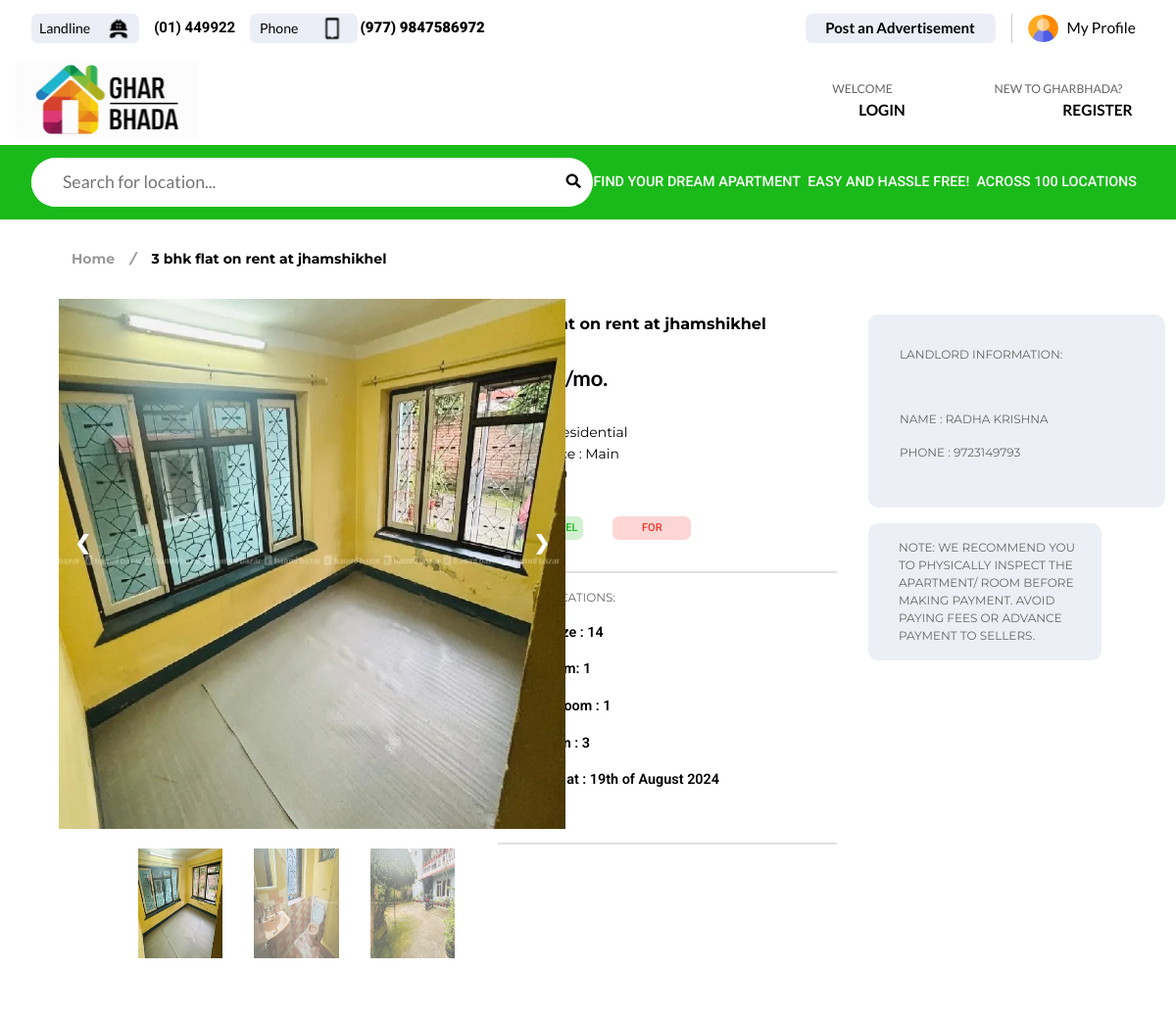
The page /components/SinglePost.php?post_id=19 (upper part) on the database as committed earlier.
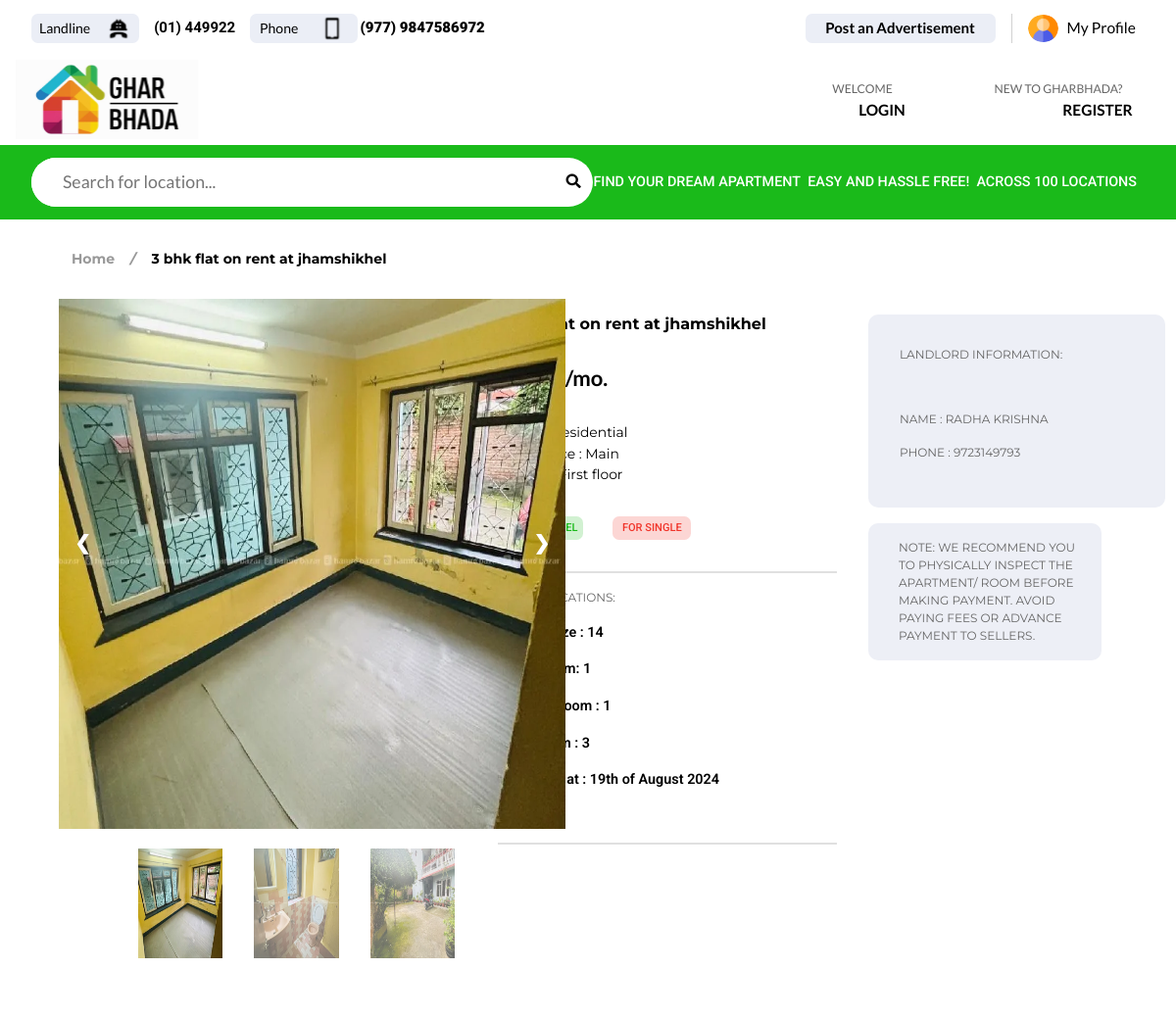
The same page on the database as committed later.
### tables this page shows
CREATE TABLE `posts` (
  `id` int(11) NOT NULL,
  `user_id` int(11) NOT NULL,
  `name` varchar(255) NOT NULL,
  `phone_number` varchar(20) NOT NULL,
  `title` varchar(255) NOT NULL,
  `rent` decimal(10,2) NOT NULL,
  `location` varchar(255) NOT NULL,
  `type` enum('residential','commercial') NOT NULL,
  `floor` varchar(40) DEFAULT NULL,
  `entrance` varchar(255) NOT NULL,
  `for_whom` enum('family','single') NOT NULL,
  `road_size` int(11) NOT NULL,
  `bedrooms` int(11) NOT NULL,
  `living_rooms` int(11) NOT NULL,
  `restrooms` int(11) NOT NULL,
  `image1` varchar(255) DEFAULT NULL,
  `image2` varchar(255) DEFAULT NULL,
  `image3` varchar(255) DEFAULT NULL,
  `description` text NOT NULL,
  `created_at` timestamp NOT NULL DEFAULT current_timestamp(),
  `updated_at` timestamp NOT NULL DEFAULT current_timestamp() ON UPDATE current_timestamp()
);

### Models/PostCRUDModel.php (called while the page is built, shortened)
<?php
class PostCRUD
{
    private $db;
    public function __construct($db)
    {
        $this->db = $db;
    }
    public function getSinglePost($id)
    {
        $query = "SELECT * FROM Posts WHERE id = ?";
        $stmt = $this->db->prepare($query);
        $stmt->bind_param('i', $id);
        $stmt->execute();
        $result = $stmt->get_result();
        $post = $result->fetch_assoc();
        return $post;
    }
}
?>

### components/SinglePost.php (the view, shortened to what this page needs)
<?php
require_once '../Models/PostCRUDModel.php';
require_once '../Database/DatabaseConnection.php';
$PostCRUDModel = new PostCRUD($db);
if (isset($_GET['post_id'])) {
    $id = $_GET['post_id'];
    $SinglePost = $PostCRUDModel->getSinglePost($id);
} else {
    echo "No post ID provided.";
    exit();
}
function formatDate($dateString) {
  $date = new DateTime($dateString);
  return $date->format('jS \of F Y');
}
$formattedDate = formatDate($SinglePost['created_at']);
?>
<!DOCTYPE html>
<html lang="en">
<head>
    <link rel="stylesheet" href="../css/style.css">
    <link rel="stylesheet" href="../css/login.css">
    <link rel="stylesheet" href="../css/SinglePost.css">
</head>
<body>
    <?php
        include 'header.php';
    ?>
     <section id="SinglePost">
        <div id="pageLocation">
            <p id="pageLocationText">Home <i>/</i> <b><?php echo($SinglePost['title']) ?></b></p>
        </div>
        <div id="SinglePostMain">
            <div id="SinglePostInfo">
                <div id="SinglePostImage">
                    <div class="container">
                        <div class="mySlides">
                          <img src="<?php echo($SinglePost['image1']) ?>" class="SlideMain">
                        </div>
                        <a class="prev" onclick="plusSlides(-1)">❮</a>
                        <a class="next" onclick="plusSlides(1)">❯</a>
                        <div class="row">
                          <div class="column">
                            <img class="demo cursor" src="<?php echo($SinglePost['image1']) ?>" style="width:100%" onclick="currentSlide(1)" alt="The Woods">
                          </div>
                          <div class="column">
                            <img class="demo cursor" src="<?php echo($SinglePost['image2']) ?>" style="width:100%" onclick="currentSlide(2)" alt="Cinque Terre">
                          </div>
                          <div class="column">
                            <img class="demo cursor" src="<?php echo($SinglePost['image3']) ?>" style="width:100%" onclick="currentSlide(3)" alt="Mountains and fjords">
                          </div>
                        </div>
                      </div>
                </div>
                <div id="SinglePostSpec">
                    <h1 id="SinglePostTitle"><?php echo($SinglePost['title']) ?></h1>
                    <h2 id="SinglePostPrice"><?php echo number_format($SinglePost['rent']) ?>/mo.</h2>
                    <ul id="SinglePostType">
                        <li id="Type">Type : <?php echo($SinglePost['type']) ?></li>
                        <li id="Entrance">Entrance : <?php echo($SinglePost['entrance']) ?></li>
                        <li id="Floor">Floor : <?php echo($SinglePost['floor']) ?></li>
                    </ul>
                    <div id="roomCardType">
                        <div id="roomCardTypeLocation"><?php echo($SinglePost['location']) ?></div>
                        <div id="roomCardTypeForNumber">For <?php echo($SinglePost['for_whom']) ?></div>
                      </div>
                      <div id="Specification">
                        <h1>Specifications:</h1>
                        <p>Road Size : <?php echo($SinglePost['road_size']) ?></p>
                        <p>Bathroom: <?php echo($SinglePost['restrooms']) ?></p>
                        <p>Living Room : <?php echo($SinglePost['living_rooms']) ?></p>
                        <p>Bedroom : <?php echo($SinglePost['bedrooms']) ?></p>
                        <p>Created at : <?php echo($formattedDate) ?></p>
                      </div>
                </div>
                <div id="SinglePostContact">
                    <div id="LanlordInfo">
                        <h1>LANDLORD INFORMATION:</h1>
                        <div id="LandlordName">
                        <p>name : <?php echo($SinglePost['name']) ?></p>
                        <p>phone : <?php echo($SinglePost['phone_number']) ?></p>
                    </div>
                    </div>
                    <div id="Note">
                        <p>Note: We recommend you to physically inspect the apartment/ room before making payment. Avoid paying fees or advance payment to sellers. </p>
                    </div>
                </div>
            </div>
        </div>
    </section>
</body>
</html>

Rows that differ between the two databases and show on the page:
changed posts "3 bhk flat on rent at jhamshikhel": floor (not shown) → "First floor"; for_whom (not shown) → "SINGLE"
